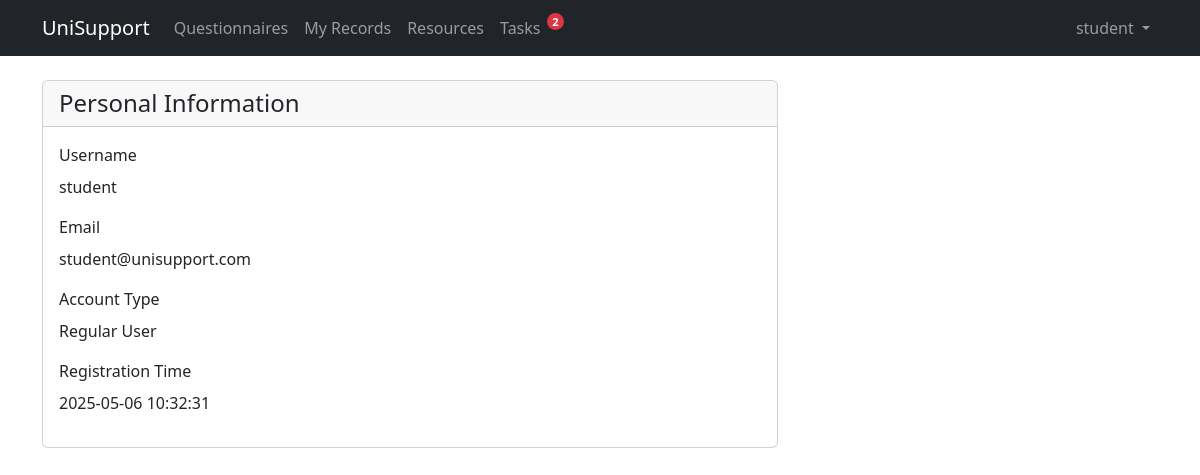
Screenshot of /profile (signed in) with the database file from the repository.
### model/user.py (models this page shows)
class User(Base):
    __tablename__ = 'users'
    id = Column(Integer, primary_key=True, autoincrement=True)
    username = Column(String(50), nullable=False, unique=True)
    email = Column(String(100), nullable=False, unique=True)
    password_hash = Column(String(128), nullable=False)
    is_stuff = Column(Boolean, default=False)  # True if the user is staff/admin
    created_at = Column(DateTime, default=datetime.datetime.utcnow)
    updated_at = Column(DateTime, default=datetime.datetime.utcnow, onupdate=datetime.datetime.utcnow)
    questionnaires = relationship("UserQuestionnaire", back_populates="user", lazy="dynamic")
    tasks = relationship("UserTask", back_populates="user", cascade="all, delete-orphan")
    major_id = Column(Integer, ForeignKey('majors.id'), nullable=True)
    major = relationship("Major", backref="users")

### app/controllers/user_controller.py (the view)
    @jwt_required()
    def profile_page(self):
        user_id = int(get_jwt_identity())
        user = self.user_repo.get_user_by_id(user_id)
        if not user:
            return redirect(url_for('auth.login_page'))
        return render_template('user/profile.html', user=user)

### repo/userRepo.py (called while the page is built)
    def get_user_by_id(self, user_id: int) -> Optional[User]:
        return self.db_session.query(User).filter(User.id == user_id).first()

### app/templates/user/profile.html (shortened to what this page needs)
{% extends "base.html" %}
{% block content %}
<div class="row">
    <div class="col-md-8">
        <div class="card">
            <div class="card-header">
                <h4 class="mb-0">Personal Information</h4>
            </div>
            <div class="card-body">
                <div class="mb-3">
                    <label class="form-label">Username</label>
                    <p class="form-control-static">{{ user.username }}</p>
                </div>
                <div class="mb-3">
                    <label class="form-label">Email</label>
                    <p class="form-control-static">{{ user.email }}</p>
                </div>
                <div class="mb-3">
                    <label class="form-label">Account Type</label>
                    <p class="form-control-static">
                        {% if user.is_stuff %}Administrator{% else %}Regular User{% endif %}
                    </p>
                </div>
                <div class="mb-3">
                    <label class="form-label">Registration Time</label>
                    <p class="form-control-static">{{ user.created_at.strftime('%Y-%m-%d %H:%M:%S') }}</p>
                </div>
            </div>
        </div>
    </div>
</div>
{% endblock %}

### app/templates/base.html (shortened to what this page needs)
<!DOCTYPE html>
<html lang="en">
<head>
    <link href="https://cdn.jsdelivr.net/npm/bootstrap@5.3.0/dist/css/bootstrap.min.css" rel="stylesheet">
</head>
<body>
    <nav class="navbar navbar-expand-lg navbar-dark bg-dark">
        <div class="container">
            <a class="navbar-brand" href="{{ url_for('auth.index') }}">UniSupport</a>
            <div class="collapse navbar-collapse" id="navbarNav">
                <ul class="navbar-nav">
                    {% if current_user %}
                        <li class="nav-item">
                            <a class="nav-link" href="{{ url_for('questionnaire.list_page') }}">Questionnaires</a>
                        </li>
                        {% if not current_user.is_stuff %}
                        <li class="nav-item">
                            <a class="nav-link" href="{{ url_for('questionnaire.history_page') }}">My Records</a>
                        </li>
                        {% endif %}
                        <li class="nav-item">
                            <a class="nav-link" href="{{ url_for('resource.resource_page') }}">Resources</a>
                        </li>
                        <li class="nav-item">
                            <a class="nav-link" href="{{ url_for('task.task_page') }}">
                                Tasks
                                <span id="task-badge" class="badge rounded-pill bg-danger" style="display: none;"></span>
                            </a>
                        </li>
                    {% endif %}
                </ul>
                <ul class="navbar-nav ms-auto">
                    {% if current_user %}
                        <li class="nav-item dropdown">
                            <a class="nav-link dropdown-toggle" href="#" id="navbarDropdown" role="button" data-bs-toggle="dropdown">
                                {{ current_user.username }}
                            </a>
                        </li>
                    {% else %}
                        <li class="nav-item">
                            <a class="nav-link" href="{{ url_for('auth.login_page') }}">Login</a>
                        </li>
                    {% endif %}
                </ul>
            </div>
        </div>
    </nav>
    <div class="container mt-4">
        {% block content %}{% endblock %}
    </div>
</body>
</html>

### app/templates/base.html (style rules this page uses)
#task-badge { position: relative; top: -8px; right: -2px; font-size: 0.7em; padding: 0.25em 0.5em; }
.nav-item .nav-link { position: relative; }

### rows the page displays
User: username "student", email "student@unisupport.com", created_at "2025-05-06 10:32:31"
